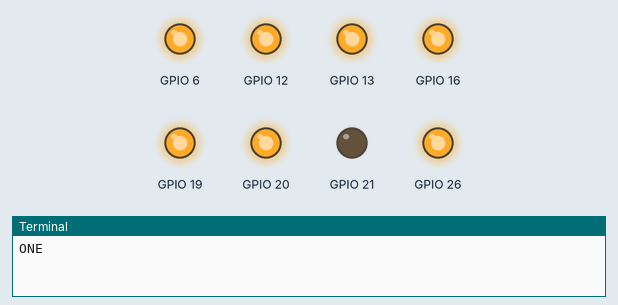
A program run on a simulated Raspberry Pi (BCM pin numbers). Shown: output pins drawn as LEDs (lit = HIGH), the last lines printed to the terminal. At 16.0 s the program stops and its outputs stay as they are.

Above: at 0.1 s.
At 2.1 s:
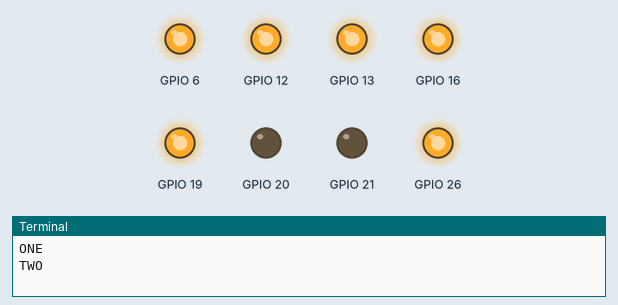
At 4.1 s:
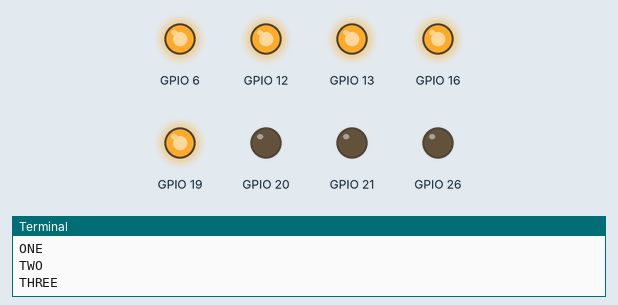
At 6.1 s:
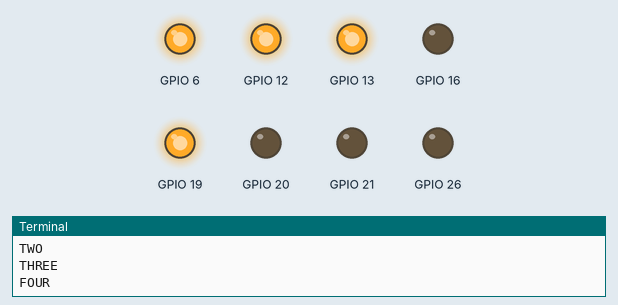
At 10.1 s:
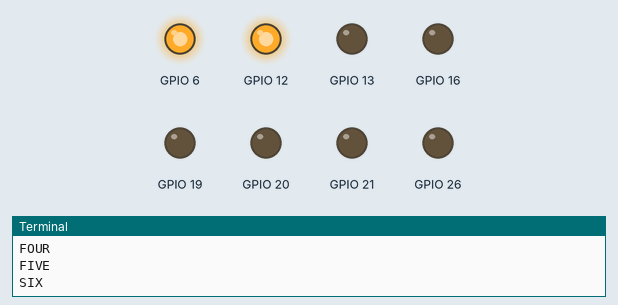
At 14.1 s:
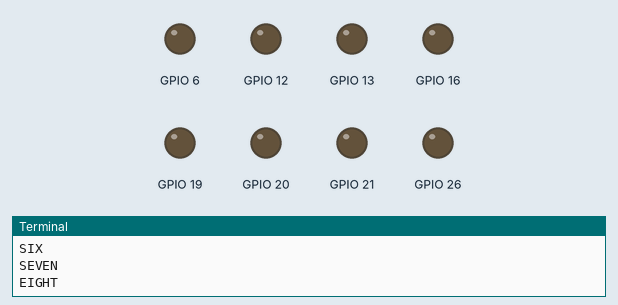
Timing chart, 0 to 15.6 s (numbered marks = the images above):
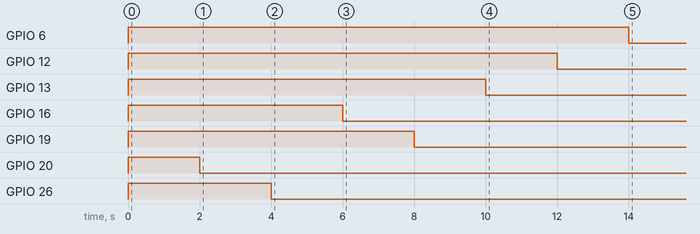

Measured:
- by itself, GPIO 6: LOW → HIGH at 0.00 s, → LOW 14.0 s later
- by itself, GPIO 12: LOW → HIGH at 0.00 s, → LOW 12.0 s later
- by itself, GPIO 13: LOW → HIGH at 0.00 s, → LOW 10.0 s later
- by itself, GPIO 16: LOW → HIGH at 0.00 s, → LOW 6.0 s later
- by itself, GPIO 19: LOW → HIGH at 0.00 s, → LOW 8.0 s later
- by itself, GPIO 20: LOW → HIGH at 0.00 s, → LOW 2.0 s later
- by itself, GPIO 26: LOW → HIGH at 0.00 s, → LOW 4.0 s later

The program:

testrelay.py
```python
#!/usr/bin/python
import RPi.GPIO as GPIO
import time

GPIO.setmode(GPIO.BCM)

# init list with pin numbers

pinList = [21, 20, 26, 16, 19, 13, 12, 06]

# loop through pins and set mode and state to 'low'

for i in pinList:
    GPIO.setup(i, GPIO.OUT)
    GPIO.output(i, GPIO.HIGH)

# time to sleep between operations in the main loop

SleepTimeL = 2

# main loop

try:
  GPIO.output(21, GPIO.LOW)
  print "ONE"
  time.sleep(SleepTimeL);
  GPIO.output(20, GPIO.LOW)
  print "TWO"
  time.sleep(SleepTimeL);
  GPIO.output(26, GPIO.LOW)
  print "THREE"
  time.sleep(SleepTimeL);
  GPIO.output(16, GPIO.LOW)
  print "FOUR"
  time.sleep(SleepTimeL);
  GPIO.output(19, GPIO.LOW)
  print "FIVE"
  time.sleep(SleepTimeL);
  GPIO.output(13, GPIO.LOW)
  print "SIX"
  time.sleep(SleepTimeL);
  GPIO.output(12, GPIO.LOW)
  print "SEVEN"
  time.sleep(SleepTimeL);
  GPIO.output(6, GPIO.LOW)
  print "EIGHT"
  time.sleep(SleepTimeL);
  GPIO.cleanup()
  print "Good bye!"

# End program cleanly with keyboard
except KeyboardInterrupt:
  print "  Quit"

  # Reset GPIO settings
  GPIO.cleanup()


# find more information on this script at
# http://youtu.be/oaf_zQcrg7g
```
